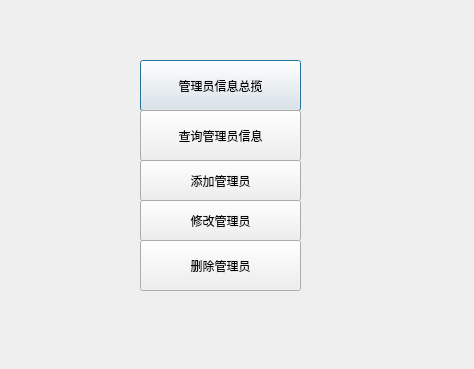
<?xml version="1.0" encoding="UTF-8"?>
<ui version="4.0">
 <class>usrmag_manager</class>
 <widget class="QDialog" name="usrmag_manager">
  <property name="geometry">
   <rect>
    <x>0</x>
    <y>0</y>
    <width>474</width>
    <height>369</height>
   </rect>
  </property>
  <property name="windowTitle">
   <string>Dialog</string>
  </property>
  <widget class="QPushButton" name="pushButton">
   <property name="geometry">
    <rect>
     <x>140</x>
     <y>60</y>
     <width>161</width>
     <height>51</height>
    </rect>
   </property>
   <property name="text">
    <string>管理员信息总揽</string>
   </property>
  </widget>
  <widget class="QPushButton" name="pushButton_2">
   <property name="geometry">
    <rect>
     <x>140</x>
     <y>110</y>
     <width>161</width>
     <height>51</height>
    </rect>
   </property>
   <property name="text">
    <string>查询管理员信息</string>
   </property>
  </widget>
  <widget class="QPushButton" name="pushButton_3">
   <property name="geometry">
    <rect>
     <x>140</x>
     <y>160</y>
     <width>161</width>
     <height>41</height>
    </rect>
   </property>
   <property name="text">
    <string>添加管理员</string>
   </property>
  </widget>
  <widget class="QPushButton" name="pushButton_4">
   <property name="geometry">
    <rect>
     <x>140</x>
     <y>200</y>
     <width>161</width>
     <height>41</height>
    </rect>
   </property>
   <property name="text">
    <string>修改管理员</string>
   </property>
  </widget>
  <widget class="QPushButton" name="pushButton_5">
   <property name="geometry">
    <rect>
     <x>140</x>
     <y>240</y>
     <width>161</width>
     <height>51</height>
    </rect>
   </property>
   <property name="text">
    <string>删除管理员</string>
   </property>
  </widget>
 </widget>
 <resources/>
 <connections/>
</ui>
